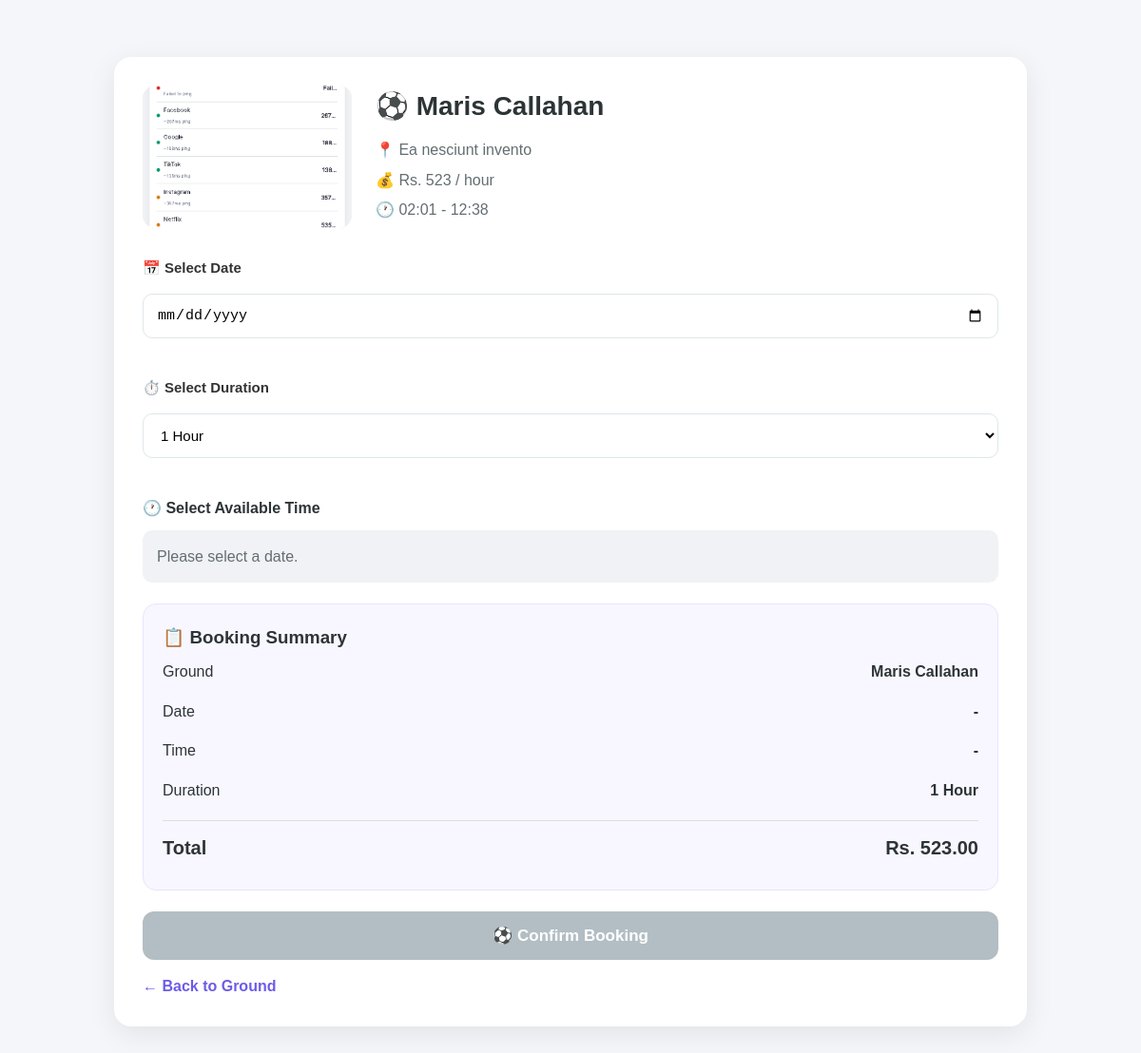
The app's page /book/9 (signed in) with its own data.
### tables this page shows
CREATE TABLE grounds (
            id INTEGER PRIMARY KEY AUTOINCREMENT,
            name TEXT NOT NULL,
            location TEXT NOT NULL,
            price INTEGER NOT NULL,
            contact TEXT,
            opening_time TEXT,
            closing_time TEXT,
            description TEXT,
            image TEXT
        );

### app.py (the view, shortened to what this page needs)
@app.route("/book/<int:ground_id>", methods=["GET", "POST"])
@login_required
def book_ground(ground_id):
    conn = get_db()
    ground = conn.execute(
        "SELECT * FROM grounds WHERE id = ?",
        (ground_id,)
    ).fetchone()
    if ground is None:
        conn.close()
        flash("Ground not found.", "danger")
        return redirect(url_for("grounds"))
    if request.method == "GET":
        conn.close()
        return render_template("book.html", ground=ground)

### app.py (called while the page is built, shortened)
def login_required(view_function):
    @wraps(view_function)
    def wrapper(*args, **kwargs):
        return view_function(
            *args,
            **kwargs
        )
    return wrapper

def get_db():
    conn = sqlite3.connect(
        DATABASE
    )
    conn.row_factory = sqlite3.Row
    conn.execute(
        "PRAGMA foreign_keys = ON"
    )
    return conn

### templates/book.html (shortened to what this page needs)
<!DOCTYPE html>
<html lang="en">
<head>
    <link
        rel="stylesheet"
        href="{{ url_for('static', filename='css/style.css') }}"
    >
</head>
<body>
<div class="booking-container">
    <div class="booking-card">
        <div class="ground-header">
            {% if ground['image'] %}
                <img
                    class="ground-image"
                    src="{{ url_for('uploaded_file', filename=ground['image']) }}"
                    alt="{{ ground['name'] }}"
                    onerror="this.style.display='none';"
                >
            {% endif %}
            <div class="ground-info">
                <h1>
                    ⚽ {{ ground['name'] }}
                </h1>
                <p>
                    📍 {{ ground['location'] }}
                </p>
                <p>
                    💰 Rs. {{ ground['price'] }} / hour
                </p>
                <p>
                    🕐
                    {{ ground['opening_time'] }}
                    -
                    {{ ground['closing_time'] }}
                </p>
            </div>
        </div>
        <form
            method="POST"
            action="{{ url_for('book_ground', ground_id=ground['id']) }}"
            class="booking-form"
            id="bookingForm"
        >
            <div class="form-group">
                <label for="booking_date">
                    📅 Select Date
                </label>
                <input
                    type="date"
                    id="booking_date"
                    name="booking_date"
                    min="{{ today if today else '' }}"
                    required
                >
            </div>
            <div class="form-group">
                <label for="duration">
                    ⏱️ Select Duration
                </label>
                <select
                    id="duration"
                    name="duration"
                    required
                >
                    <option value="1">
                        1 Hour
                    </option>
                </select>
            </div>
            <div>
                <div class="slots-title">
                    🕐 Select Available Time
                </div>
                <div
                    id="loadingMessage"
                    class="loading"
                >
                    Please select a date.
                </div>
            </div>
            <div class="summary">
                <h3>
                    📋 Booking Summary
                </h3>
                <div class="summary-row">
                    <span>
                        Ground
                    </span>
                    <strong>
                        {{ ground['name'] }}
                    </strong>
                </div>
                <div class="summary-row">
                    <span>
                        Date
                    </span>
                    <strong id="summaryDate">
                    </strong>
                </div>
                <div class="summary-row">
                    <span>
                        Time
                    </span>
                    <strong id="summaryTime">
                    </strong>
                </div>
                <div class="summary-row">
                    <span>
                        Duration
                    </span>
                    <strong id="summaryDuration">
                    </strong>
                </div>
                <div class="summary-row total">
                    <span>
                        Total
                    </span>
                    <strong id="summaryTotal">
                    </strong>
                </div>
            </div>
            <button
                type="submit"
                class="confirm-button"
                id="confirmButton"
                disabled
            >
                ⚽ Confirm Booking
            </button>
        </form>
        <a
            href="{{ url_for('ground_details', ground_id=ground['id']) }}"
            class="back-button"
        >
            ← Back to Ground
        </a>
    </div>
</div>
</body>
</html>

### static/css/style.css (style rules this page uses)
* { margin: 0; padding: 0; box-sizing: border-box; }
html { scroll-behavior: smooth; }
body { font-family: Arial, Helvetica, sans-serif; color: #222; background: #ffffff; line-height: 1.6; }
a { text-decoration: none; }
.ground-image { height: 180px; display: flex; align-items: center; justify-content: center; font-size: 60px; background: #e8f8f5; }
.form-group { margin-bottom: 18px; }
.form-group label { display: block; margin-bottom: 7px; font-weight: 600; color: #333; }
.form-group input { width: 100%; padding: 13px 15px; border: 1px solid #ddd; border-radius: 6px; font-size: 16px; outline: none; transition: border-color 0.2s; }
.ground-image { height: 200px; overflow: hidden; }

### templates/book.html (style rules this page uses)
body { margin: 0; font-family: Arial, sans-serif; background: #f5f6fa; color: #2d3436; }
.booking-container { max-width: 1000px; margin: 40px auto; padding: 20px; }
.booking-card { background: white; border-radius: 18px; padding: 30px; box-shadow: 0 8px 30px rgba(0, 0, 0, 0.08); }
.ground-header { display: flex; gap: 25px; align-items: center; margin-bottom: 30px; }
.ground-image { width: 220px; height: 150px; object-fit: cover; border-radius: 14px; background: #eee; }
.ground-info h1 { margin: 0 0 10px; font-size: 28px; }
.ground-info p { margin: 6px 0; color: #636e72; }
.booking-form { display: grid; gap: 22px; }
.form-group { display: flex; flex-direction: column; gap: 8px; }
.form-group label { font-weight: bold; font-size: 15px; }
.form-group input, .form-group select { padding: 13px 14px; border: 1px solid #dfe6e9; border-radius: 10px; font-size: 15px; outline: none; background: white; }
.slots-title { font-weight: bold; margin-bottom: 10px; }
.loading { padding: 15px; background: #f1f2f6; border-radius: 10px; color: #636e72; }
.summary { background: #f8f7ff; border: 1px solid #e8e4ff; border-radius: 14px; padding: 20px; }
.summary h3 { margin-top: 0; }
.summary-row { display: flex; justify-content: space-between; padding: 8px 0; }
.total { border-top: 1px solid #ddd; margin-top: 10px; padding-top: 12px; font-size: 20px; font-weight: bold; }
.confirm-button { width: 100%; border: none; background: #6c5ce7; color: white; padding: 15px; border-radius: 12px; font-size: 17px; font-weight: bold; cursor: pointer; transition: 0.2s; }
.confirm-button:disabled { background: #b2bec3; cursor: not-allowed; }
.back-button { display: inline-block; margin-top: 15px; text-decoration: none; color: #6c5ce7; font-weight: bold; }

### records on screen
grounds: image (picture), name "Maris Callahan", location "Ea nesciunt invento", price "523", opening_time "02:01", closing_time "12:38"
